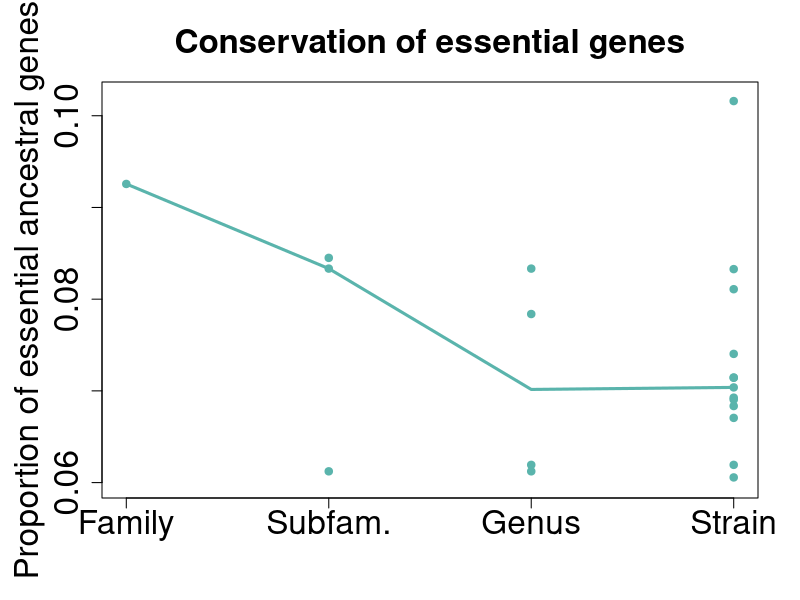

The R script that drew this image:
strain =c(
  307/4957,
  352/4341,
  298/4316,
  335/4525,
  323/4522,
  321/4492,
  371/4455,
  340/4831,
  334/4981,
  438/4311,
  299/4317,
  388/5677,
  303/5003
)


speciesFitch = c( 
  307/4957,
  302/3853,
  309/3708,
  277/4524
)


subFamilyFitch = c(
  283/3349,
  309/3708,
  277/4524
)


familyFitch = c(
  295/3187
)



pdf(file = '~/EnTrI/figures/fitch.pdf')

par(mar=c(5.1,5.1,4.1,2.1))

plot(4*strain/strain, strain, xlim=c(1,4), ylim=c(0.06,0.102), col="#5ab4ac", ylab="Proportion of essential ancestral genes", xaxt="n", xlab="",pch=19,
     cex.lab=2, cex.axis=2, main = 'Conservation of essential genes', cex.main=2)

points(3*speciesFitch/speciesFitch,speciesFitch, col="#5ab4ac", pch=19)

points(2*subFamilyFitch/subFamilyFitch,subFamilyFitch, col="#5ab4ac", pch=19)

points(1*familyFitch/familyFitch,familyFitch, col="#5ab4ac", pch=19)

lines(1:4, c(median(familyFitch), median(subFamilyFitch), median(speciesFitch), median(strain) ), col="#5ab4ac", lwd=3)

#legend("topright", c("intersection", "ancestral II", "Dollo"), fil=c("red4", "olivedrab4", "cyan3"))
axis(1, at = 1:4, labels=c("Family", "Subfam.", "Genus", "Strain"), cex.axis=2)

dev.off()
